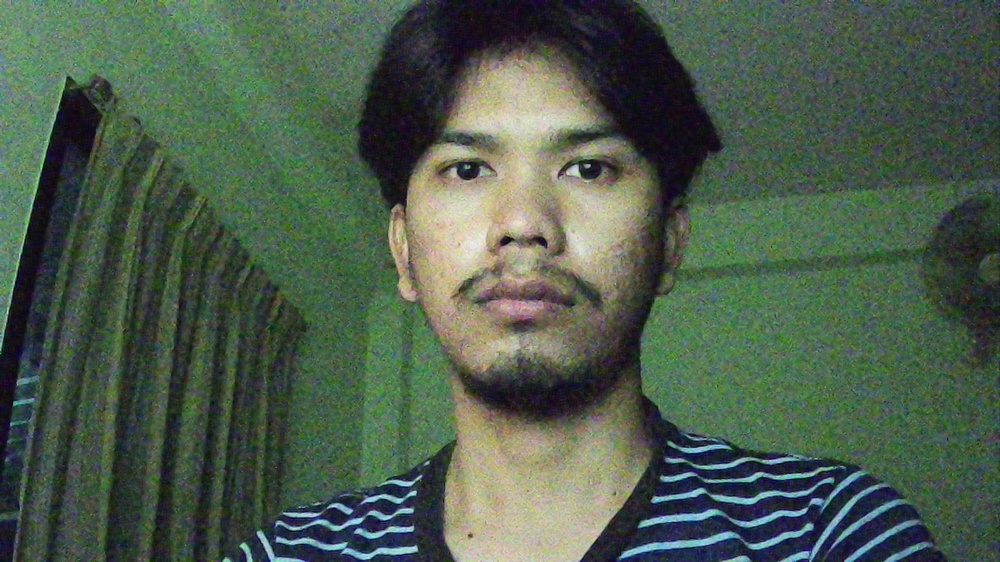
#> input picture imgtest/WIN.jpg, 1000 x 562 px, shrunk from 2560 x 1440 before the run
$ python testgb.py
#> lines starting #> are read from the running program, lines starting #| are printed output that depends on the picture
import cv2 as cv
import matplotlib.pyplot as plt

src = cv.imread('./imgtest/WIN.jpg')
#> src is the input picture: shape (562, 1000, 3); mean B, G, R 76.7, 93.3, 77.1

gb = cv.medianBlur(src,21)
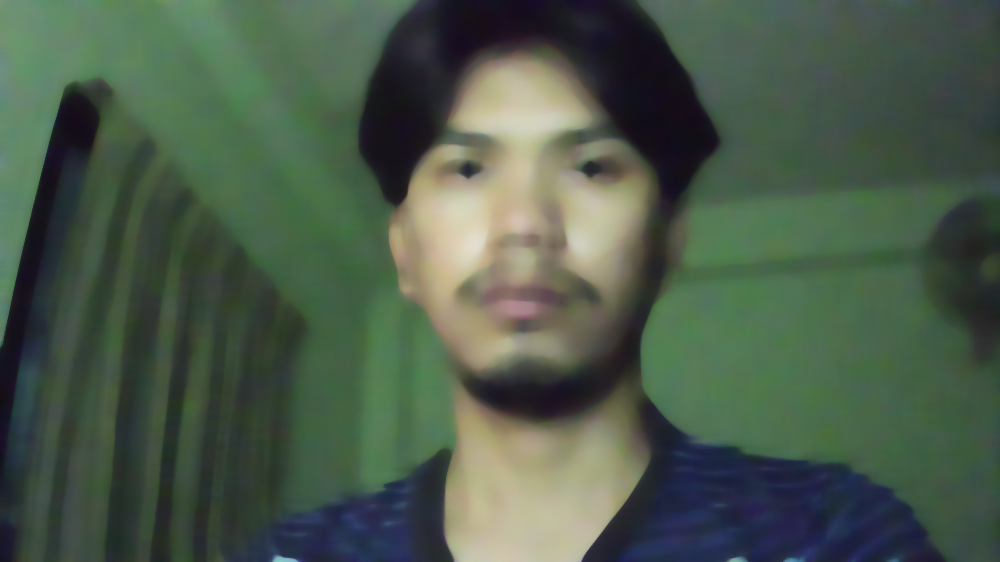
#> gb: shape (562, 1000, 3); mean B, G, R 74.8, 91.1, 75.6

# plt.subplot(222)
plt.title('with Gaussian filter'), plt.axis('off')
plt.imshow(gb, cmap='gray')

plt.show()
